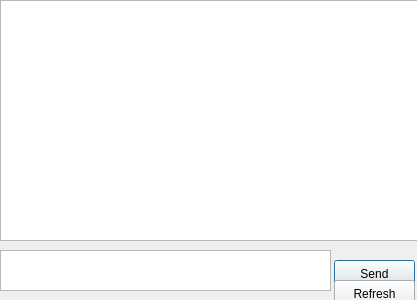
<?xml version="1.0" encoding="UTF-8"?>
<ui version="4.0">
 <class>Dialog</class>
 <widget class="QDialog" name="Dialog">
  <property name="geometry">
   <rect>
    <x>0</x>
    <y>0</y>
    <width>417</width>
    <height>300</height>
   </rect>
  </property>
  <property name="windowTitle">
   <string>Dialog</string>
  </property>
  <widget class="QPlainTextEdit" name="plainTextEdit">
   <property name="geometry">
    <rect>
     <x>0</x>
     <y>250</y>
     <width>331</width>
     <height>41</height>
    </rect>
   </property>
  </widget>
  <widget class="QPushButton" name="pushButton">
   <property name="geometry">
    <rect>
     <x>334</x>
     <y>260</y>
     <width>81</width>
     <height>27</height>
    </rect>
   </property>
   <property name="text">
    <string>Send</string>
   </property>
  </widget>
  <widget class="QPushButton" name="refreshButton">
   <property name="geometry">
    <rect>
     <x>334</x>
     <y>280</y>
     <width>81</width>
     <height>27</height>
    </rect>
   </property>
   <property name="text">
    <string>Refresh</string>
   </property>
  </widget>
  <widget class="QTextBrowser" name="textBrowser">
   <property name="geometry">
    <rect>
     <x>0</x>
     <y>0</y>
     <width>421</width>
     <height>241</height>
    </rect>
   </property>
  </widget>
 </widget>
 <resources/>
 <connections/>
</ui>
